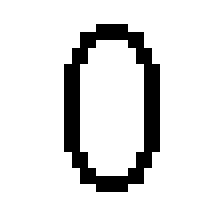
#> input picture image/null.png, 28 x 28 px (shown 8 times larger)
$ python readImage.py image/null.png   (older library calls are emulated)
#> lines starting #> are read from the running program, lines starting #| are printed output that depends on the picture; after the words box and inside, x2 and y2 are one past the last pixel; in counts of white or black regions, pixels touching at a corner belong together
from PIL import Image, ImageFilter

import numpy as np

def imageprepare(argv):
    """
    This function returns the pixel values.
    The imput is a png file location.
    """
#> called with argv = 'image/null.png'
    im = Image.open(argv).convert('L')
#> im: PIL image 28x28 L; 88.3% white; black in thin lines or dots, all inside (x1, y1, x2, y2) = (8, 3, 20, 24)
    width = float(im.size[0])
#> width = 28
    height = float(im.size[1])
#> height = 28
    newImage = Image.new('L', (28, 28), (255))  # creates white canvas of 28x28 pixels
#> newImage: PIL image 28x28 L; every value is 255

    if width > height:  # check which dimension is bigger
        # Width is bigger. Width becomes 20 pixels.
        nheight = int(round((28.0 / width * height), 0))  # resize height according to ratio width
        if (nheight == 0):  # rare case but minimum is 1 pixel
            nheight = 1
            # resize and sharpen
        img = im.resize((28, nheight), Image.ANTIALIAS).filter(ImageFilter.SHARPEN)
        wtop = int(round(((28 - nheight) / 2), 0))  # calculate horizontal position
        newImage.paste(img, (0, wtop))  # paste resized image on white canvas
    else:
        # Height is bigger. Heigth becomes 20 pixels.
        nwidth = int(round((28.0 / height * width), 0))  # resize width according to ratio height
#> nwidth = 28
        if (nwidth == 0):  # rare case but minimum is 1 pixel
            nwidth = 1
            # resize and sharpen
        img = im.resize((nwidth, 28), Image.ANTIALIAS).filter(ImageFilter.SHARPEN)
        wleft = int(round(((28 - nwidth) / 2), 0))  # caculate vertical pozition
#> wleft = 0
        newImage.paste(img, (wleft, 0))  # paste resized image on white canvas

    # newImage.save("sample.png

    tv = list(newImage.getdata())  # get pixel values
#> tv = 784 values, max 255 at index 0, min 0 at index 96, mean 225.1

    # normalize pixels to 0 and 1. 0 is pure white, 1 is pure black.
    tva = [(255 - x) * 1.0 / 255.0 for x in tv]
#> tva = 784 values, max 1 at index 96, min 0 at index 0, mean 0.117
    return tva

def readImage(img):
    x_1 = imageprepare(img)
#> x_1 has the same summary as tva in imageprepare
    y_1 = np.array_split(x_1, 28)
#> y_1 = 28 items
    return np.array(y_1)

z_0 = readImage('image/null.png')
z_1 = readImage('image/one.png')
#> call 2 of imageprepare, with argv = 'image/one.png'
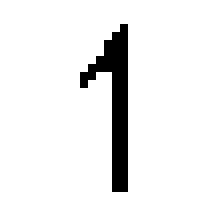
#> input picture image/one.png, 28 x 28 px (shown 8 times larger)
#> in imageprepare (call 2), `im = Image.open(argv).convert('L')`: im: PIL image 28x28 L; 93.5% white; black in thin lines or dots, all inside (x1, y1, x2, y2) = (10, 3, 16, 24)
#> in imageprepare (call 2), `tv = list(newImage.getdata())`: tv = 784 values, max 255 at index 0, min 0 at index 99, mean 238.4
#> in imageprepare (call 2), `tva = [(255 - x) * 1.0 / 255.0 for x in tv]`: tva = 784 values, max 1 at index 99, min 0 at index 0, mean 0.0651
z_2 = readImage('image/two.png')
#> call 3 of imageprepare, with argv = 'image/two.png'
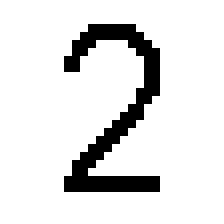
#> input picture image/two.png, 28 x 28 px (shown 8 times larger)
#> in imageprepare (call 3), `tv = list(newImage.getdata())`: tv = 784 values, max 255 at index 0, min 0 at index 95, mean 225.4
#> in imageprepare (call 3), `tva = [(255 - x) * 1.0 / 255.0 for x in tv]`: tva = 784 values, max 1 at index 95, min 0 at index 0, mean 0.116
z_3 = readImage('image/three.png')
#> call 4 of imageprepare, with argv = 'image/three.png'
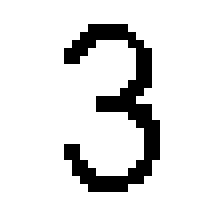
#> input picture image/three.png, 28 x 28 px (shown 8 times larger)
#> in imageprepare (call 4), `tv = list(newImage.getdata())`: tv = 784 values, max 255 at index 0, min 0 at index 95, mean 226.1
#> in imageprepare (call 4), `tva = [(255 - x) * 1.0 / 255.0 for x in tv]`: tva = 784 values, max 1 at index 95, min 0 at index 0, mean 0.114
z_4 = readImage('image/four.png')
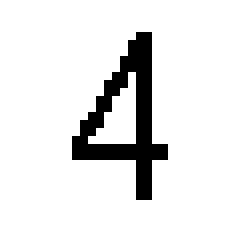
#> input picture image/four.png, 30 x 30 px (shown 8 times larger)
#> in imageprepare (call 5), `im = Image.open(argv).convert('L')`: im: PIL image 30x30 L; 90.2% white; black in thin lines or dots, all inside (x1, y1, x2, y2) = (9, 4, 21, 25)
#> in imageprepare (call 5), `img = im.resize((nwidth, 28), Image.ANTIALIAS).filter(ImageFilter.SHAR..`:
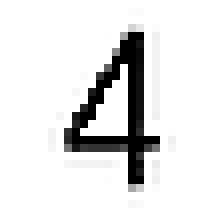
#> img: PIL image 28x28 L (shown 8 times larger); min 0, max 255, mean 229
#> in imageprepare (call 5), `tv = list(newImage.getdata())`: tv = 784 values, max 255 at index 0, min 0 at index 128, mean 229
#> in imageprepare (call 5), `tva = [(255 - x) * 1.0 / 255.0 for x in tv]`: tva = 784 values, max 1 at index 128, min 0 at index 0, mean 0.102
#> in readImage (call 5), `x_1 = imageprepare(img)`: x_1 has the same summary as tva in imageprepare
#> in readImage (call 5), `return np.array(y_1)`:
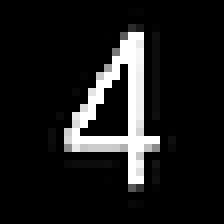
#> returned value: shape (28, 28) float64 (shown 8 times larger); min 0, max 1, mean 0.102
z_5 = readImage('image/five.png')
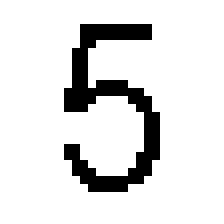
#> input picture image/five.png, 28 x 28 px (shown 8 times larger)
#> in imageprepare (call 6), `tv = list(newImage.getdata())`: tv = 784 values, max 255 at index 0, min 0 at index 94, mean 223.8
#> in imageprepare (call 6), `tva = [(255 - x) * 1.0 / 255.0 for x in tv]`: tva = 784 values, max 1 at index 94, min 0 at index 0, mean 0.122
#> (the run stopped early here; a loop or call above may not have finished)
